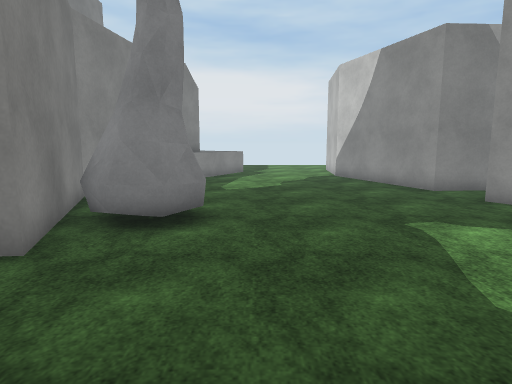
View 1 (above)

20 first-person views from a walk through a 3-D level made in the Unity game engine. The camera is 1.5 m above the floor, tilts 8° down and sees 75° across. The floor is counted in squares, 1 m on a side. Each view is taken from the middle of a square. On the plan, view 1 faces up. The plan holds only what a view shows up to about 15 squares ahead; the rest is blank. The place goes on beyond the plan. The player is left out. Some animated figures are left out. Surface patterns are stand-ins for the level's own textures.

View 2
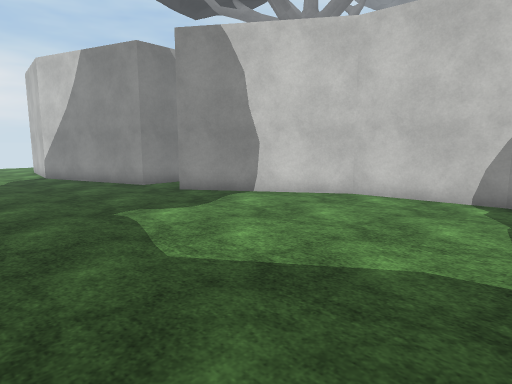

View 3
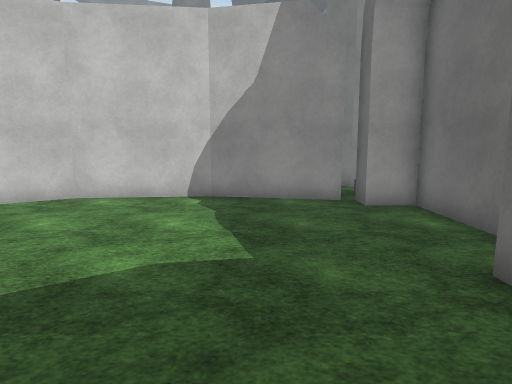

View 4
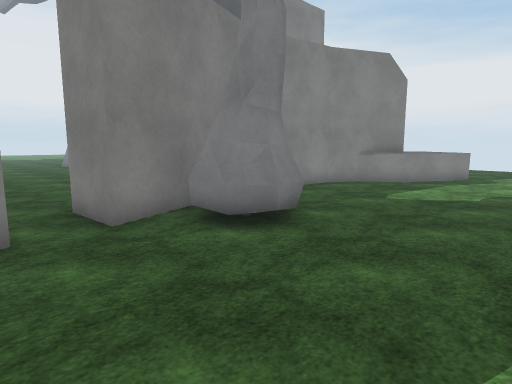

View 5
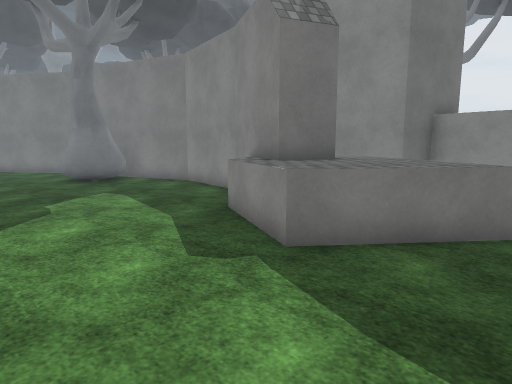

View 6
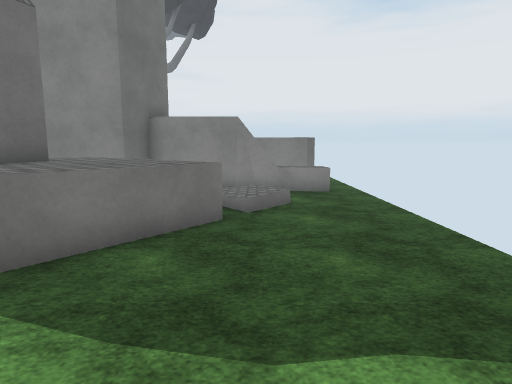

View 7
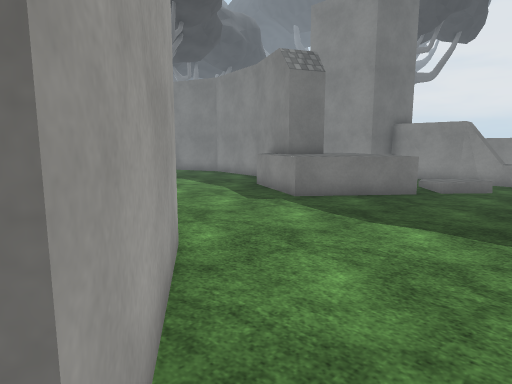

View 8
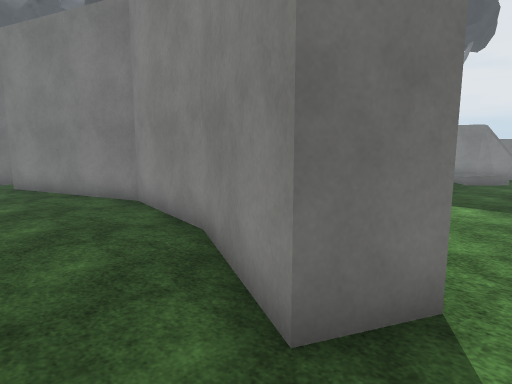

View 9
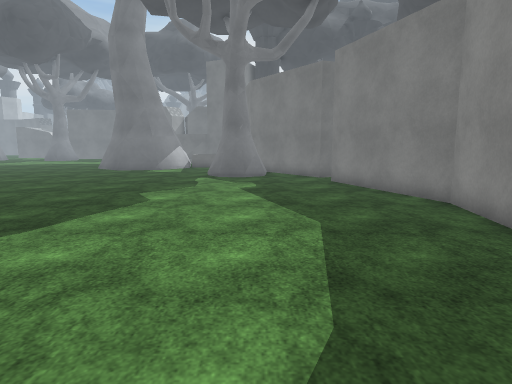

View 10
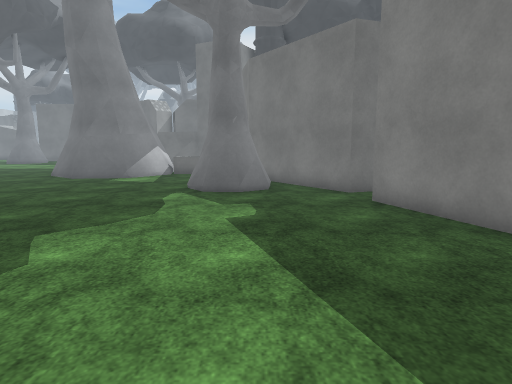

View 11
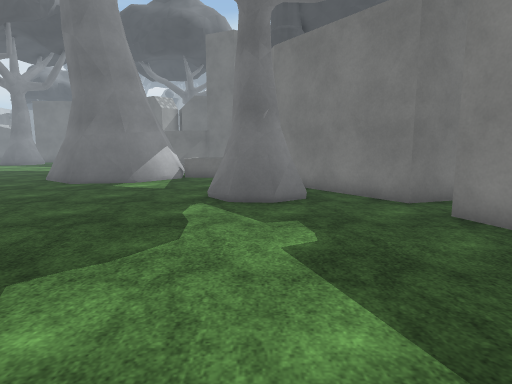

View 12
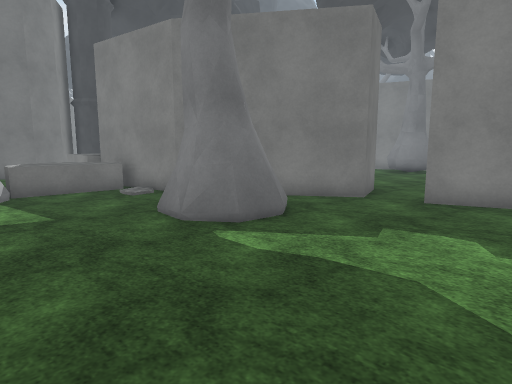

View 13
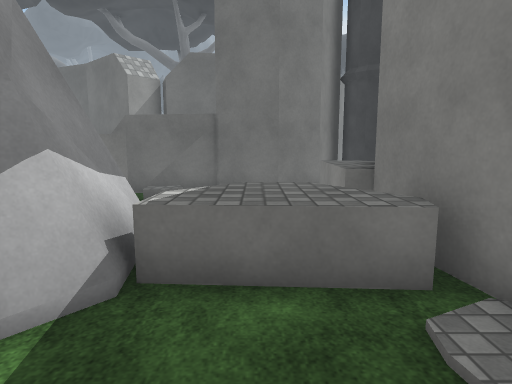

View 14
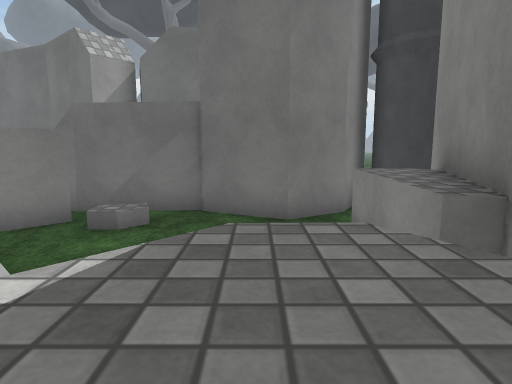

View 15
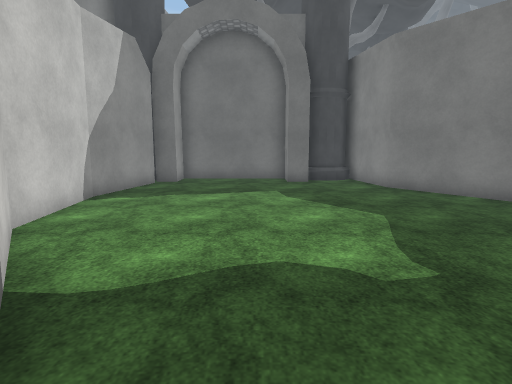

View 16
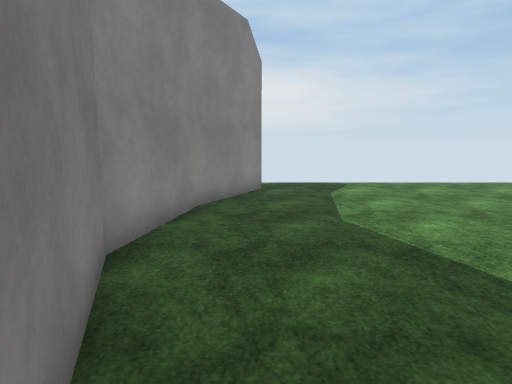

View 17
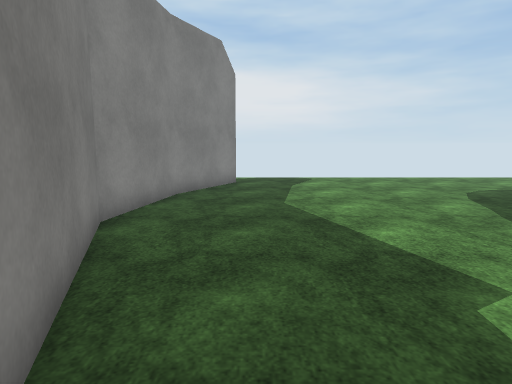

View 18
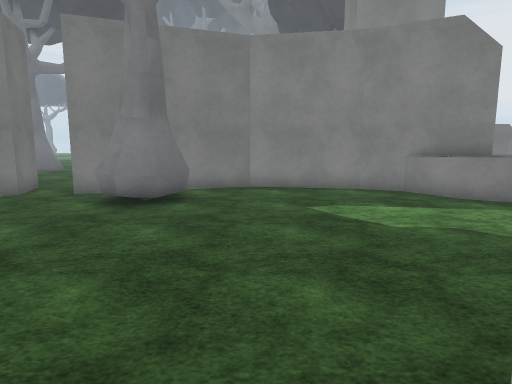

View 19
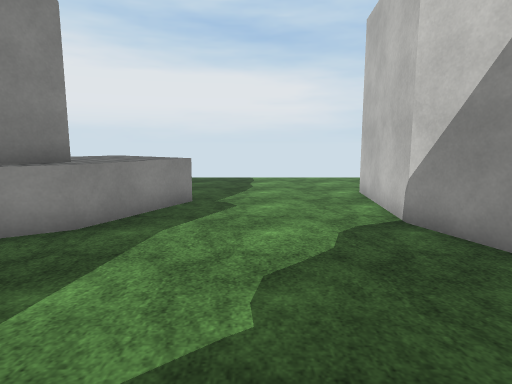

View 20
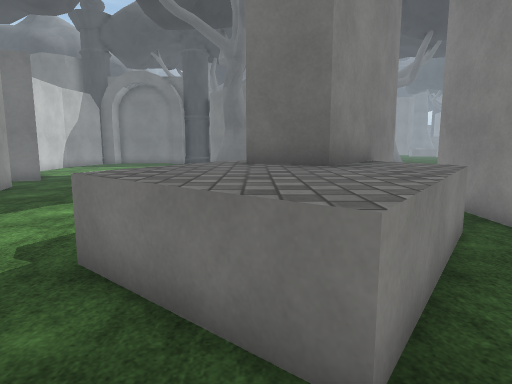

### Floor plan
Key: @ floor where view 1 was taken; # wall or solid block; x gap in a wall; . main floor; : floor 0.25 m higher than the main floor; / step, stairs or slope; = window, fence, low wall or low ledge; ^ raised ledge; O other object.
Columns run from 9 left of view 1 to 18 right of it. Each row starts with its distance up from view 1.
 25 ............................
 24 .^..............#...........
 23 ^^./...........###..........
 22 ##/:/.........###...........
 21 ##/:/^^.......###..........
 20 #  ..^^^......##...........
 19 #  .^^^^^....###..........
 18 ##.^^^^^^....###...........
 17  #x^^^^^.....###...........
 16  #.^^^^^.....###............
 15  # # #........##............
 14  # ###........###...........
 13     #.........###...........
 12     #..........##...........
 11     #..........##...........
 10     #.......................
  9     #...........##..###.....
  8     #.##........###.###.....
  7     ####.........#### #.....
  6      ###.........###  ......
  5 ....###...........###......=
  4 ...................##.....##
  3   .................##....##
  2   ...##............###^^^#
  1       ##...........###^^^#
  0        ##@.........###.O
 -1         #..........#^^   ..
 -2         ##.........#^^  ....
 -3          #........###^....O=
 -4          #..#.....######....
 -5          ############# #####
 -6                     #

Positions as (right, up) in squares from view 1, and headings:
1: (0, 0), facing up
2: (0, -1), facing up-right
3: (0, -1), facing right
4: (3, 2), facing up-left
5: (3, 22), facing down-left
6: (3, 22), facing left
7: (7, 25), facing down-left
8: (10, 25), facing down-left
9: (11, 25), facing down
10: (11, 20), facing down
11: (12, 18), facing down
12: (17, 14), facing down-left
13: (14, 6), facing down
14: (14, 3), facing down
15: (5, 10), facing down
16: (8, 12), facing up
17: (9, 10), facing up
18: (7, 10), facing left
19: (1, 10), facing up
20: (-3, 23), facing down
